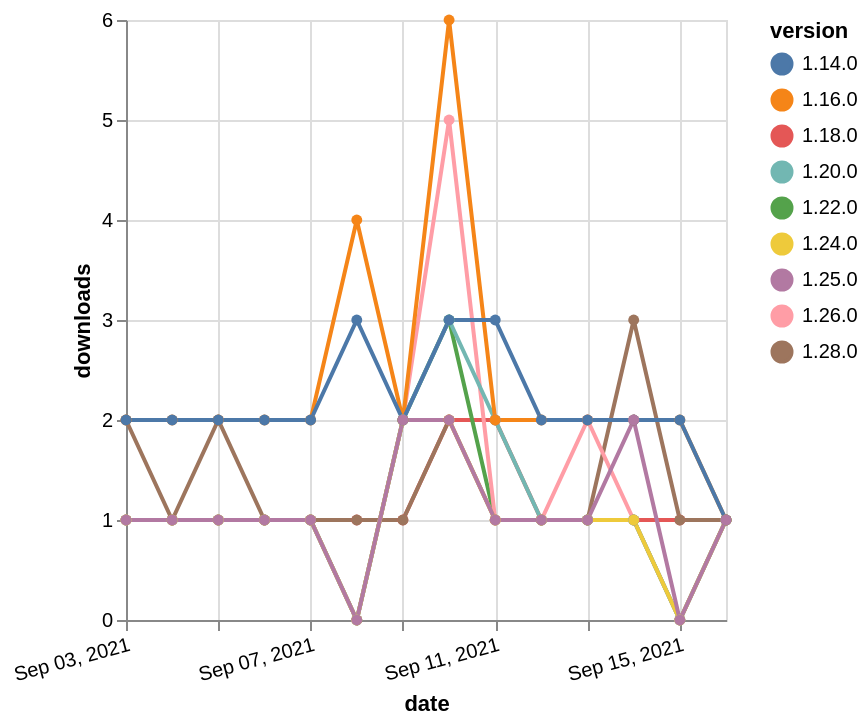

The Vega-Lite source for this figure:
### Vega-Lite specification from a JSON file in a GitHub repository (floating-point values rounded to 4 significant figures)
{"$schema": "https://vega.github.io/schema/vega-lite/v5.json", "description": "A simple bar chart with embedded data.", "data": {"values": [{"date": "2021-09-03", "total": 237, "delta": 1, "version": "1.18.0"}, {"date": "2021-09-04", "total": 238, "delta": 1, "version": "1.18.0"}, {"date": "2021-09-05", "total": 239, "delta": 1, "version": "1.18.0"}, {"date": "2021-09-06", "total": 240, "delta": 1, "version": "1.18.0"}, {"date": "2021-09-07", "total": 241, "delta": 1, "version": "1.18.0"}, {"date": "2021-09-08", "total": 242, "delta": 1, "version": "1.18.0"}, {"date": "2021-09-09", "total": 243, "delta": 1, "version": "1.18.0"}, {"date": "2021-09-10", "total": 245, "delta": 2, "version": "1.18.0"}, {"date": "2021-09-11", "total": 247, "delta": 2, "version": "1.18.0"}, {"date": "2021-09-12", "total": 248, "delta": 1, "version": "1.18.0"}, {"date": "2021-09-13", "total": 249, "delta": 1, "version": "1.18.0"}, {"date": "2021-09-14", "total": 250, "delta": 1, "version": "1.18.0"}, {"date": "2021-09-15", "total": 251, "delta": 1, "version": "1.18.0"}, {"date": "2021-09-16", "total": 252, "delta": 1, "version": "1.18.0"}, {"date": "2021-09-03", "total": 186, "delta": 1, "version": "1.22.0"}, {"date": "2021-09-04", "total": 187, "delta": 1, "version": "1.22.0"}, {"date": "2021-09-05", "total": 188, "delta": 1, "version": "1.22.0"}, {"date": "2021-09-06", "total": 189, "delta": 1, "version": "1.22.0"}, {"date": "2021-09-07", "total": 190, "delta": 1, "version": "1.22.0"}, {"date": "2021-09-08", "total": 190, "delta": 0, "version": "1.22.0"}, {"date": "2021-09-09", "total": 192, "delta": 2, "version": "1.22.0"}, {"date": "2021-09-10", "total": 195, "delta": 3, "version": "1.22.0"}, {"date": "2021-09-11", "total": 196, "delta": 1, "version": "1.22.0"}, {"date": "2021-09-12", "total": 197, "delta": 1, "version": "1.22.0"}, {"date": "2021-09-13", "total": 198, "delta": 1, "version": "1.22.0"}, {"date": "2021-09-14", "total": 199, "delta": 1, "version": "1.22.0"}, {"date": "2021-09-15", "total": 199, "delta": 0, "version": "1.22.0"}, {"date": "2021-09-16", "total": 200, "delta": 1, "version": "1.22.0"}, {"date": "2021-09-03", "total": 112, "delta": 2, "version": "1.28.0"}, {"date": "2021-09-04", "total": 113, "delta": 1, "version": "1.28.0"}, {"date": "2021-09-05", "total": 115, "delta": 2, "version": "1.28.0"}, {"date": "2021-09-06", "total": 116, "delta": 1, "version": "1.28.0"}, {"date": "2021-09-07", "total": 117, "delta": 1, "version": "1.28.0"}, {"date": "2021-09-08", "total": 118, "delta": 1, "version": "1.28.0"}, {"date": "2021-09-09", "total": 119, "delta": 1, "version": "1.28.0"}, {"date": "2021-09-10", "total": 121, "delta": 2, "version": "1.28.0"}, {"date": "2021-09-11", "total": 122, "delta": 1, "version": "1.28.0"}, {"date": "2021-09-12", "total": 123, "delta": 1, "version": "1.28.0"}, {"date": "2021-09-13", "total": 124, "delta": 1, "version": "1.28.0"}, {"date": "2021-09-14", "total": 127, "delta": 3, "version": "1.28.0"}, {"date": "2021-09-15", "total": 128, "delta": 1, "version": "1.28.0"}, {"date": "2021-09-16", "total": 129, "delta": 1, "version": "1.28.0"}, {"date": "2021-09-03", "total": 208, "delta": 1, "version": "1.26.0"}, {"date": "2021-09-04", "total": 209, "delta": 1, "version": "1.26.0"}, {"date": "2021-09-05", "total": 210, "delta": 1, "version": "1.26.0"}, {"date": "2021-09-06", "total": 211, "delta": 1, "version": "1.26.0"}, {"date": "2021-09-07", "total": 212, "delta": 1, "version": "1.26.0"}, {"date": "2021-09-08", "total": 212, "delta": 0, "version": "1.26.0"}, {"date": "2021-09-09", "total": 214, "delta": 2, "version": "1.26.0"}, {"date": "2021-09-10", "total": 219, "delta": 5, "version": "1.26.0"}, {"date": "2021-09-11", "total": 220, "delta": 1, "version": "1.26.0"}, {"date": "2021-09-12", "total": 221, "delta": 1, "version": "1.26.0"}, {"date": "2021-09-13", "total": 223, "delta": 2, "version": "1.26.0"}, {"date": "2021-09-14", "total": 224, "delta": 1, "version": "1.26.0"}, {"date": "2021-09-15", "total": 224, "delta": 0, "version": "1.26.0"}, {"date": "2021-09-16", "total": 225, "delta": 1, "version": "1.26.0"}, {"date": "2021-09-03", "total": 313, "delta": 1, "version": "1.20.0"}, {"date": "2021-09-04", "total": 314, "delta": 1, "version": "1.20.0"}, {"date": "2021-09-05", "total": 315, "delta": 1, "version": "1.20.0"}, {"date": "2021-09-06", "total": 316, "delta": 1, "version": "1.20.0"}, {"date": "2021-09-07", "total": 317, "delta": 1, "version": "1.20.0"}, {"date": "2021-09-08", "total": 317, "delta": 0, "version": "1.20.0"}, {"date": "2021-09-09", "total": 319, "delta": 2, "version": "1.20.0"}, {"date": "2021-09-10", "total": 322, "delta": 3, "version": "1.20.0"}, {"date": "2021-09-11", "total": 324, "delta": 2, "version": "1.20.0"}, {"date": "2021-09-12", "total": 325, "delta": 1, "version": "1.20.0"}, {"date": "2021-09-13", "total": 326, "delta": 1, "version": "1.20.0"}, {"date": "2021-09-14", "total": 327, "delta": 1, "version": "1.20.0"}, {"date": "2021-09-15", "total": 327, "delta": 0, "version": "1.20.0"}, {"date": "2021-09-16", "total": 328, "delta": 1, "version": "1.20.0"}, {"date": "2021-09-03", "total": 2426, "delta": 2, "version": "1.16.0"}, {"date": "2021-09-04", "total": 2428, "delta": 2, "version": "1.16.0"}, {"date": "2021-09-05", "total": 2430, "delta": 2, "version": "1.16.0"}, {"date": "2021-09-06", "total": 2432, "delta": 2, "version": "1.16.0"}, {"date": "2021-09-07", "total": 2434, "delta": 2, "version": "1.16.0"}, {"date": "2021-09-08", "total": 2438, "delta": 4, "version": "1.16.0"}, {"date": "2021-09-09", "total": 2440, "delta": 2, "version": "1.16.0"}, {"date": "2021-09-10", "total": 2446, "delta": 6, "version": "1.16.0"}, {"date": "2021-09-11", "total": 2448, "delta": 2, "version": "1.16.0"}, {"date": "2021-09-12", "total": 2450, "delta": 2, "version": "1.16.0"}, {"date": "2021-09-13", "total": 2452, "delta": 2, "version": "1.16.0"}, {"date": "2021-09-14", "total": 2454, "delta": 2, "version": "1.16.0"}, {"date": "2021-09-15", "total": 2456, "delta": 2, "version": "1.16.0"}, {"date": "2021-09-16", "total": 2457, "delta": 1, "version": "1.16.0"}, {"date": "2021-09-03", "total": 160, "delta": 1, "version": "1.24.0"}, {"date": "2021-09-04", "total": 161, "delta": 1, "version": "1.24.0"}, {"date": "2021-09-05", "total": 162, "delta": 1, "version": "1.24.0"}, {"date": "2021-09-06", "total": 163, "delta": 1, "version": "1.24.0"}, {"date": "2021-09-07", "total": 164, "delta": 1, "version": "1.24.0"}, {"date": "2021-09-08", "total": 164, "delta": 0, "version": "1.24.0"}, {"date": "2021-09-09", "total": 166, "delta": 2, "version": "1.24.0"}, {"date": "2021-09-10", "total": 168, "delta": 2, "version": "1.24.0"}, {"date": "2021-09-11", "total": 169, "delta": 1, "version": "1.24.0"}, {"date": "2021-09-12", "total": 170, "delta": 1, "version": "1.24.0"}, {"date": "2021-09-13", "total": 171, "delta": 1, "version": "1.24.0"}, {"date": "2021-09-14", "total": 172, "delta": 1, "version": "1.24.0"}, {"date": "2021-09-15", "total": 172, "delta": 0, "version": "1.24.0"}, {"date": "2021-09-16", "total": 173, "delta": 1, "version": "1.24.0"}, {"date": "2021-09-03", "total": 2293, "delta": 2, "version": "1.14.0"}, {"date": "2021-09-04", "total": 2295, "delta": 2, "version": "1.14.0"}, {"date": "2021-09-05", "total": 2297, "delta": 2, "version": "1.14.0"}, {"date": "2021-09-06", "total": 2299, "delta": 2, "version": "1.14.0"}, {"date": "2021-09-07", "total": 2301, "delta": 2, "version": "1.14.0"}, {"date": "2021-09-08", "total": 2304, "delta": 3, "version": "1.14.0"}, {"date": "2021-09-09", "total": 2306, "delta": 2, "version": "1.14.0"}, {"date": "2021-09-10", "total": 2309, "delta": 3, "version": "1.14.0"}, {"date": "2021-09-11", "total": 2312, "delta": 3, "version": "1.14.0"}, {"date": "2021-09-12", "total": 2314, "delta": 2, "version": "1.14.0"}, {"date": "2021-09-13", "total": 2316, "delta": 2, "version": "1.14.0"}, {"date": "2021-09-14", "total": 2318, "delta": 2, "version": "1.14.0"}, {"date": "2021-09-15", "total": 2320, "delta": 2, "version": "1.14.0"}, {"date": "2021-09-16", "total": 2321, "delta": 1, "version": "1.14.0"}, {"date": "2021-09-03", "total": 149, "delta": 1, "version": "1.25.0"}, {"date": "2021-09-04", "total": 150, "delta": 1, "version": "1.25.0"}, {"date": "2021-09-05", "total": 151, "delta": 1, "version": "1.25.0"}, {"date": "2021-09-06", "total": 152, "delta": 1, "version": "1.25.0"}, {"date": "2021-09-07", "total": 153, "delta": 1, "version": "1.25.0"}, {"date": "2021-09-08", "total": 153, "delta": 0, "version": "1.25.0"}, {"date": "2021-09-09", "total": 155, "delta": 2, "version": "1.25.0"}, {"date": "2021-09-10", "total": 157, "delta": 2, "version": "1.25.0"}, {"date": "2021-09-11", "total": 158, "delta": 1, "version": "1.25.0"}, {"date": "2021-09-12", "total": 159, "delta": 1, "version": "1.25.0"}, {"date": "2021-09-13", "total": 160, "delta": 1, "version": "1.25.0"}, {"date": "2021-09-14", "total": 162, "delta": 2, "version": "1.25.0"}, {"date": "2021-09-15", "total": 162, "delta": 0, "version": "1.25.0"}, {"date": "2021-09-16", "total": 163, "delta": 1, "version": "1.25.0"}]}, "width": "container", "mark": {"type": "line", "point": {"filled": true}}, "encoding": {"x": {"field": "date", "type": "temporal", "timeUnit": "yearmonthdate", "title": "date", "axis": {"labelAngle": -15}}, "y": {"field": "delta", "type": "quantitative", "title": "downloads"}, "color": {"field": "version", "type": "nominal"}, "tooltip": {"field": "delta"}}}
